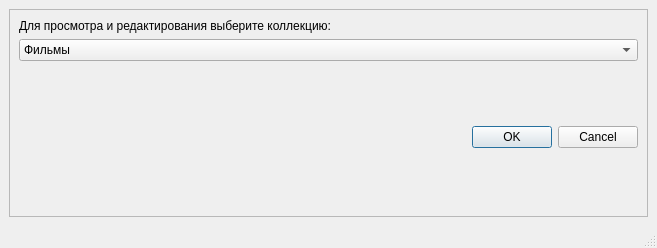
<?xml version="1.0" encoding="UTF-8"?>
<ui version="4.0">
 <class>MainWindow</class>
 <widget class="QMainWindow" name="MainWindow">
  <property name="geometry">
   <rect>
    <x>0</x>
    <y>0</y>
    <width>657</width>
    <height>248</height>
   </rect>
  </property>
  <property name="windowTitle">
   <string>MainWindow</string>
  </property>
  <widget class="QWidget" name="centralwidget">
   <layout class="QVBoxLayout" name="verticalLayout_3">
    <item>
     <widget class="QScrollArea" name="scrollArea">
      <property name="widgetResizable">
       <bool>true</bool>
      </property>
      <widget class="QWidget" name="scrollAreaWidgetContents">
       <property name="geometry">
        <rect>
         <x>0</x>
         <y>0</y>
         <width>631</width>
         <height>173</height>
        </rect>
       </property>
       <layout class="QHBoxLayout" name="horizontalLayout">
        <item>
         <layout class="QVBoxLayout" name="verticalLayout">
          <item>
           <widget class="QLabel" name="label">
            <property name="text">
             <string>Для просмотра и редактирования выберите коллекцию: </string>
            </property>
           </widget>
          </item>
          <item>
           <widget class="QComboBox" name="comboBox">
            <item>
             <property name="text">
              <string>Фильмы</string>
             </property>
            </item>
            <item>
             <property name="text">
              <string>Книги</string>
             </property>
            </item>
            <item>
             <property name="text">
              <string>Игры</string>
             </property>
            </item>
            <item>
             <property name="text">
              <string>Приложения</string>
             </property>
            </item>
           </widget>
          </item>
          <item>
           <spacer name="verticalSpacer_3">
            <property name="orientation">
             <enum>Qt::Vertical</enum>
            </property>
            <property name="sizeHint" stdset="0">
             <size>
              <width>20</width>
              <height>40</height>
             </size>
            </property>
           </spacer>
          </item>
          <item>
           <widget class="QDialogButtonBox" name="buttonBox">
            <property name="standardButtons">
             <set>QDialogButtonBox::Cancel|QDialogButtonBox::Ok</set>
            </property>
           </widget>
          </item>
          <item>
           <spacer name="verticalSpacer_4">
            <property name="orientation">
             <enum>Qt::Vertical</enum>
            </property>
            <property name="sizeHint" stdset="0">
             <size>
              <width>20</width>
              <height>40</height>
             </size>
            </property>
           </spacer>
          </item>
         </layout>
        </item>
       </layout>
      </widget>
     </widget>
    </item>
   </layout>
  </widget>
  <widget class="QMenuBar" name="menubar">
   <property name="geometry">
    <rect>
     <x>0</x>
     <y>0</y>
     <width>657</width>
     <height>22</height>
    </rect>
   </property>
  </widget>
  <widget class="QStatusBar" name="statusbar"/>
 </widget>
 <resources/>
 <connections/>
</ui>
